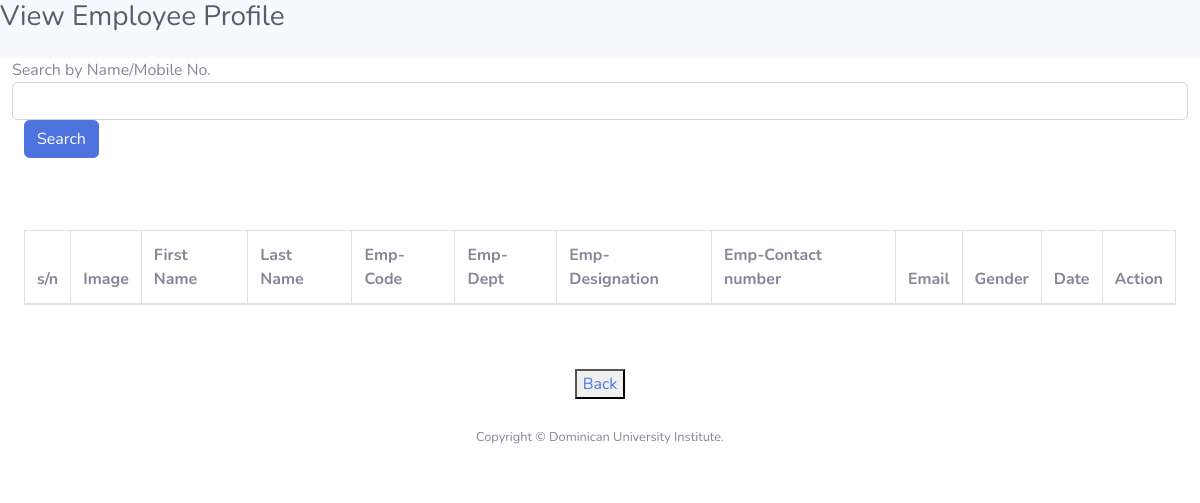
/erms/admin/emprofile.php, run on an earlier commit of the app's database.
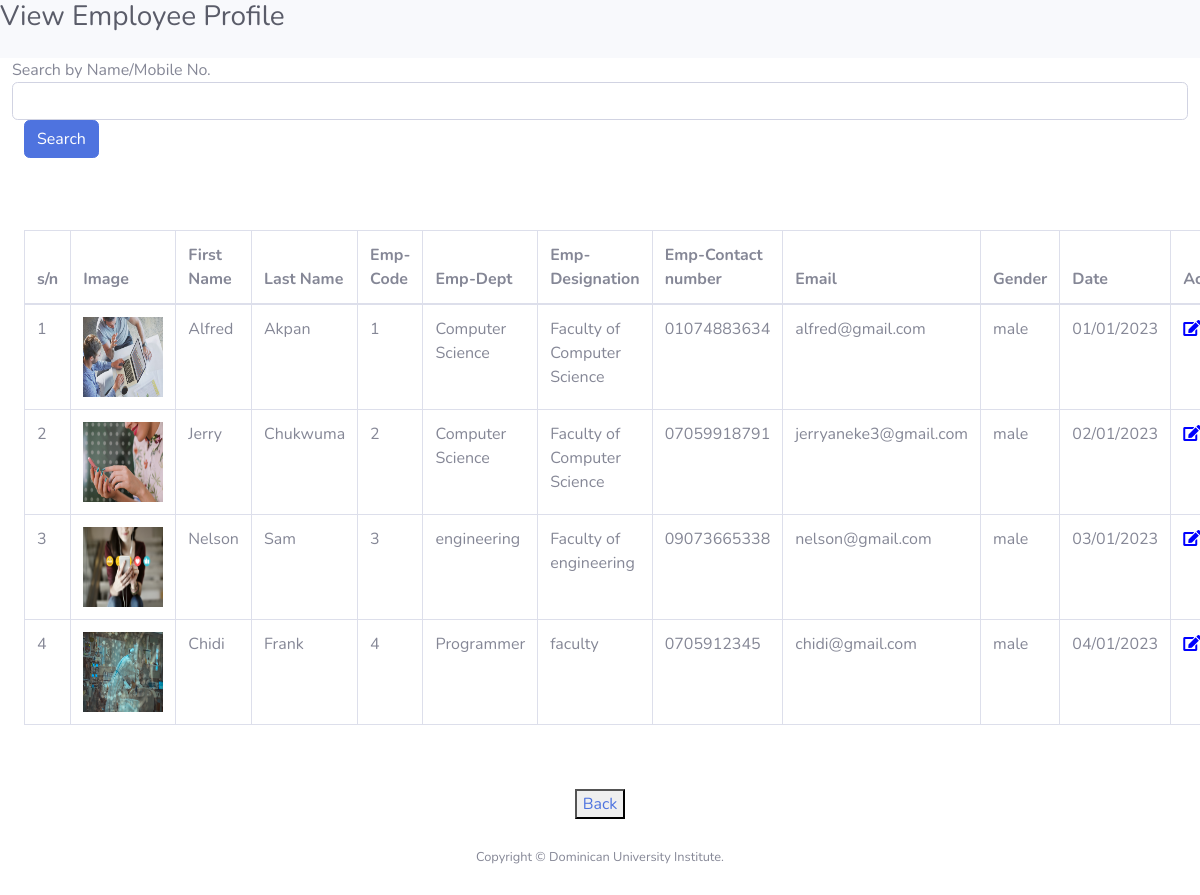
And on a later commit of the database.
### tables this page shows
CREATE TABLE `empprofile` (
  `ID` int(250) NOT NULL,
  `profilpic` varchar(20) NOT NULL,
  `Firstname` varchar(250) NOT NULL,
  `Lastname` varchar(250) NOT NULL,
  `Empcode` int(250) NOT NULL,
  `EmpDept` varchar(250) NOT NULL,
  `EmpDesignation` varchar(250) NOT NULL,
  `EmpContactNo` varchar(250) NOT NULL,
  `email` varchar(250) NOT NULL,
  `gender` varchar(250) NOT NULL,
  `password` varchar(250) NOT NULL,
  `EmpJoingdate` varchar(250) NOT NULL
);

### erms/admin/emprofile.php (the view, shortened to what this page needs)
<?php
include('includes/dbconnection.php');
?>
<!DOCTYPE html>
<html lang="en">
	<head>
  <link href="vendor/fontawesome-free/css/all.min.css" rel="stylesheet" type="text/css">
  <link href="css/sb-admin-2.min.css" rel="stylesheet">
</head>
<body id="page-top">
  <div id="wrapper">
    <div id="content-wrapper" class="d-flex flex-column">
      <div id="content">
          <h1 class="h3 mb-4 text-gray-800">View Employee Profile</h1>
<div class="container-fluid container-fullw bg-white">
<div class="row">
<div class="col-md-12">
<form role="form" method="post" name="search">
<div class="row">
Search by Name/Mobile No.
<input type="text" name="searchdata" id="searchdata" class="form-control" value="" required='true'>
</div>
<button type="submit" name="search" id="submit" class="btn btn-o btn-primary">
Search
</button>
</form>
<br><br><br>
	<table border="1" class="table table-bordered">
<thead>
<tr>
<th class="center">s/n</th>
	<th>Image</th>
<th>First Name</th>
<th>Last Name</th>
<th> Emp-Code </th>
<th>Emp-Dept </th>
<th>Emp-Designation </th>
<th>Emp-Contact number</th>
<th>Email</th>
<th>Gender</th>
<th>Date</th>
<th>Action</th>
</tr>
</thead>
<tbody>
<?php
$query= "SELECT * FROM empprofile";
$sql=mysqli_query($con, $query);
$cnt=1;
if (mysqli_num_rows($sql)>0)
{
 foreach ($sql as $empprofile) {
?>
<tr>
	<td><?php echo $cnt;?></td>
	<td><img src="../img/emprofilepic/<?= $empprofile['profilpic'];?>" width="80" height="80"></td>
	<td><?= $empprofile['Firstname']?></td>
	<td><?= $empprofile['Lastname']?></td>
	<td><?= $empprofile['Empcode']?></td>
	<td><?= $empprofile['EmpDept']?></td>
	<td><?= $empprofile['EmpDesignation']?></td>
	<td><?= $empprofile['EmpContactNo']?></td>
	<td><?= $empprofile['email']?></td>
	<td><?= $empprofile['gender']?></td>
	<td><?= $empprofile['EmpJoingdate']?></td>
	<td>
  <a href="editprofile.php?id=<?=$empprofile['ID'];?>"   title="edit"><i class="fa fa-edit" style="color: blue;"></i></a>
    </td>
</tr>
<?php
$cnt=$cnt+1;
 }
   }
      ?>
</tbody>
</table>
<br>
					<br>
					<center>
<button><a href="welcome.php" style="text-decoration: none;">Back</a></button>
</center>
</div>
</div>
</div>
</div>
</div>
</div>
	<?php include('includes/footer.php');?>
	</body>
</html>

### erms/admin/includes/footer.php
<footer class="sticky-footer bg-white">
     <div class="container my-auto">
       <div class="copyright text-center my-auto">
         <span>Copyright &copy; Dominican University Institute.</span>
       </div>
     </div>
   </footer>

What changed in the data, as far as the page shows it:
added empprofile: profilpic (picture), Firstname "Alfred", Lastname "Akpan", Empcode "1", EmpDept "Computer Science", EmpDesignation "Faculty of Computer Science", EmpContactNo "01074883634", email "alfred@gmail.com", gender "male", EmpJoingdate "01/01/2023"
added empprofile: profilpic (picture), Firstname "Jerry", Lastname "Chukwuma", Empcode "2", EmpDept "Computer Science", EmpDesignation "Faculty of Computer Science", EmpContactNo "07059918791", email "jerryaneke3@gmail.com", gender "male", EmpJoingdate "02/01/2023"
added empprofile: profilpic (picture), Firstname "Nelson", Lastname "Sam", Empcode "3", EmpDept "engineering", EmpDesignation "Faculty of engineering", EmpContactNo "09073665338", email "nelson@gmail.com", gender "male", EmpJoingdate "03/01/2023"
added empprofile: profilpic (picture), Firstname "Chidi", Lastname "Frank", Empcode "4", EmpDept "Programmer", EmpDesignation "faculty", EmpContactNo "0705912345", email "chidi@gmail.com", gender "male", EmpJoingdate "04/01/2023"
